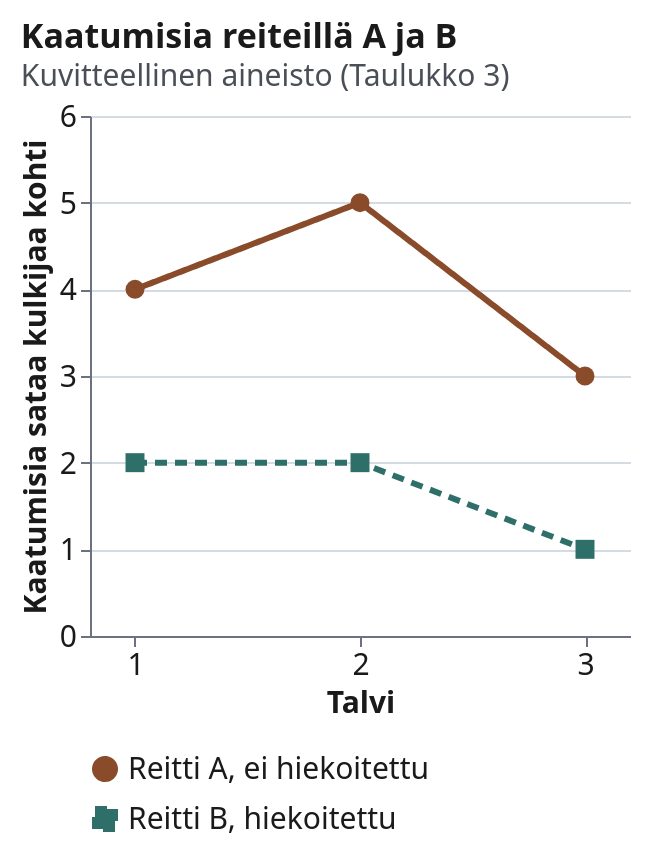

Write the Vega-Lite specification saved for this chart.
### Vega-Lite specification from a JSON file in a GitHub repository (floating-point values rounded to 4 significant figures)
{"$schema": "https://vega.github.io/schema/vega-lite/v5.json", "description": "Kuvitteellinen aineisto koetehtävästä K4 (Taulukko 3): kaatumisia sataa kulkijaa kohti kahdella koulumatkareitillä kolmena talvena.", "title": {"text": "Kaatumisia reiteillä A ja B", "subtitle": "Kuvitteellinen aineisto (Taulukko 3)", "anchor": "start"}, "width": 270, "height": 260, "background": "#ffffff", "padding": 10, "data": {"values": [{"talvi": 1, "reitti": "Reitti A, ei hiekoitettu", "kaatumisia": 4}, {"talvi": 2, "reitti": "Reitti A, ei hiekoitettu", "kaatumisia": 5}, {"talvi": 3, "reitti": "Reitti A, ei hiekoitettu", "kaatumisia": 3}, {"talvi": 1, "reitti": "Reitti B, hiekoitettu", "kaatumisia": 2}, {"talvi": 2, "reitti": "Reitti B, hiekoitettu", "kaatumisia": 2}, {"talvi": 3, "reitti": "Reitti B, hiekoitettu", "kaatumisia": 1}]}, "mark": {"type": "line", "point": {"filled": true, "size": 90}, "strokeWidth": 3, "aria": false}, "encoding": {"x": {"field": "talvi", "type": "quantitative", "scale": {"domain": [0.8, 3.2], "nice": false}, "axis": {"title": "Talvi", "values": [1, 2, 3], "format": "d", "grid": false, "aria": false}}, "y": {"field": "kaatumisia", "type": "quantitative", "scale": {"domain": [0, 6], "nice": false}, "axis": {"title": "Kaatumisia sataa kulkijaa kohti", "values": [0, 1, 2, 3, 4, 5, 6], "format": "d", "grid": true, "aria": false}}, "color": {"field": "reitti", "type": "nominal", "scale": {"domain": ["Reitti A, ei hiekoitettu", "Reitti B, hiekoitettu"], "range": ["#8a4b2a", "#2f6f6a"]}, "legend": {"title": null, "orient": "bottom", "direction": "vertical", "labelFontSize": 15, "symbolStrokeWidth": 3, "aria": false}}, "strokeDash": {"field": "reitti", "type": "nominal", "scale": {"domain": ["Reitti A, ei hiekoitettu", "Reitti B, hiekoitettu"], "range": [[1, 0], [6, 4]]}, "legend": null}, "shape": {"field": "reitti", "type": "nominal", "scale": {"domain": ["Reitti A, ei hiekoitettu", "Reitti B, hiekoitettu"], "range": ["circle", "square"]}, "legend": null}, "order": {"field": "talvi", "type": "quantitative"}}, "config": {"aria": false, "font": "system-ui, -apple-system, Segoe UI, Roboto, Arial, sans-serif", "locale": {"number": {"decimal": ",", "thousands": " ", "grouping": [3], "currency": ["", " €"]}}, "axis": {"labelColor": "#1a1a1a", "titleColor": "#1a1a1a", "labelFontSize": 15, "titleFontSize": 15, "gridColor": "#d5dbe3", "domainColor": "#6b7280", "tickColor": "#6b7280"}, "legend": {"labelColor": "#1a1a1a", "labelLimit": 300}, "title": {"color": "#1a1a1a", "subtitleColor": "#4a4f57", "fontSize": 17, "subtitleFontSize": 15}, "view": {"stroke": null}}}
